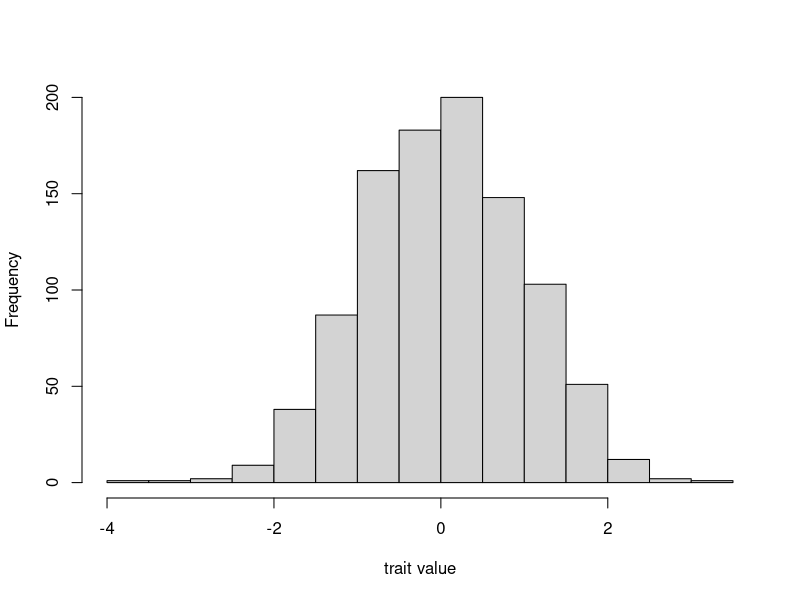
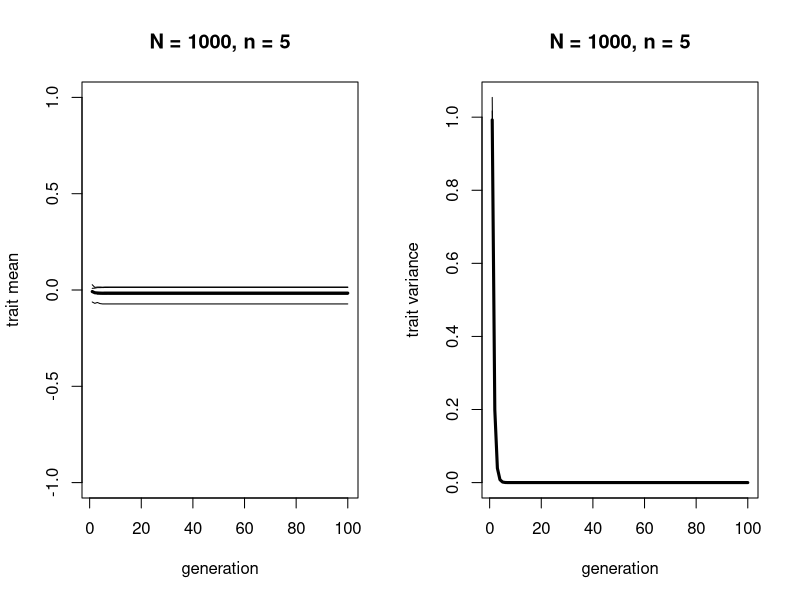
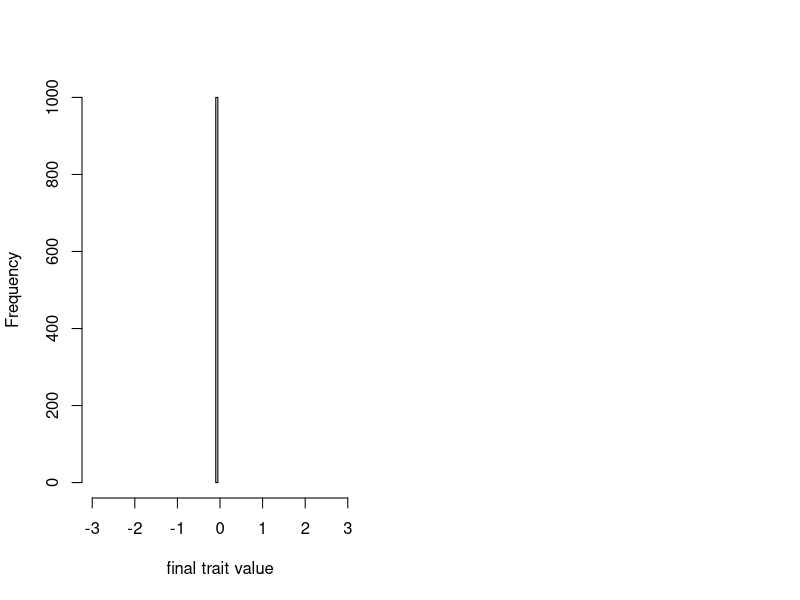
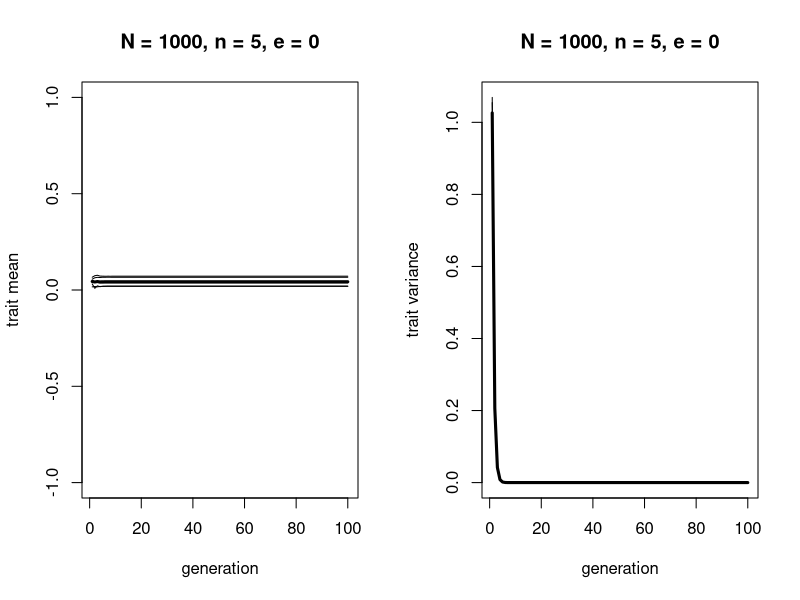
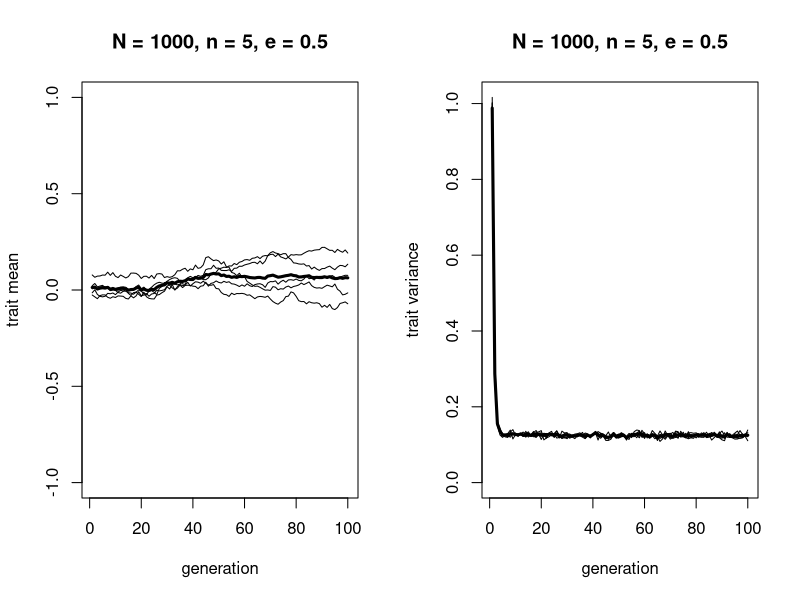
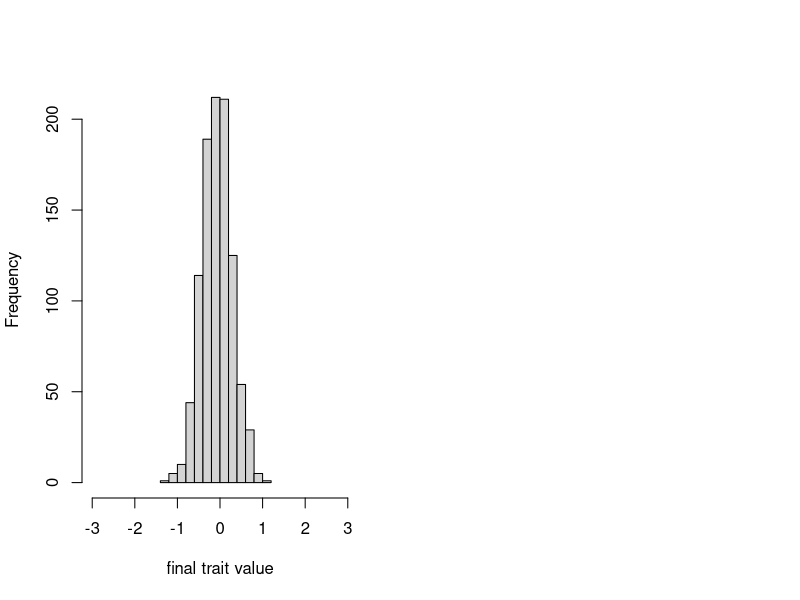

These figures' R source, in order:
## ---- chunk 1

N <- 1000
values <- rnorm(N)
hist(values, main = "", xlab = "trait value")

## ---- chunk 2

BlendingInheritance <- function (N, n, t_max, r_max) {
  
  trait_mean <- as.data.frame(matrix(NA, t_max, r_max))  # create a matrix for trait means with t_max rows and r_max columns, filled with NAs, then convert to data.frame
  names(trait_mean) <- paste("run", 1:r_max, sep="")  # purely cosmetic: rename the columns with run1, run2 etc.
  
  trait_var <- as.data.frame(matrix(NA, t_max, r_max))  # same for holding trait variance
  names(trait_var) <- paste("run", 1:r_max, sep="")  # purely cosmetic: rename the columns with run1, run2 etc.
  
  for (r in 1:r_max) {
    
    agent <- rnorm(N)  # create first generation, N random numbers from a standard normal distribution
    
    trait_mean[1,r] <- mean(agent)  # add first generation's p to first row of column r
    trait_var[1,r] <- var(agent)  # add first generation's p to first row of column r
    
    for (t in 2:t_max) {
      
      # create matrix with N rows and n columns, fill with traits from randomly chosen members of previous_agent
      m <- matrix(sample(agent, N*n, replace = TRUE), N, n)
      
      # take rowMeans, i.e. mean of n demonstrators, to do blending inheritance
      agent <- rowMeans(m)
      
      trait_mean[t,r] <- mean(agent)  # get mean trait value and put it into output slot for this generation t and run r
      trait_var[t,r] <- var(agent)  # get trait variance and put it into output slot for this generation t and run r
      
    }
    
  }
  
  # create two plots, one for means one for variances
  par(mfrow=c(1,2)) # 1 row, 2 columns
  
  # plot a thick line for the mean mean of all runs
  plot(rowMeans(trait_mean), type = 'l', ylab = "trait mean", xlab = "generation", ylim = c(min(trait_mean,-1), max(trait_mean,1)), lwd = 3, main = paste("N = ", N, ", n = ", n, sep = ""))
  
  for (r in 1:r_max) {  
    lines(trait_mean[,r], type = 'l')  # add lines for each run, up to r_max
  }
  
  # plot a thick line for the mean variance across all runs
  plot(rowMeans(trait_var), type = 'l', ylab = "trait variance", xlab = "generation", ylim = c(0, max(trait_var)), lwd = 3, main = paste("N = ", N, ", n = ", n, sep = ""))
  
  for (r in 1:r_max) {  
    lines(trait_var[,r], type = 'l')  # add lines for each run, up to r_max
  }
  
  list(final_agent = agent, mean = trait_mean, variance = trait_var)  # export data from function
}

## ---- chunk 3

output <- BlendingInheritance(N = 1000, n = 5, t_max = 100, r_max = 5)

## ---- chunk 4

head(output$final_agent)
tail(output$final_agent)

## ---- chunk 5

hist(output$final_agent, xlim = c(-3,3), main = "", xlab = "final trait value")

## ---- chunk 6

BlendingInheritance <- function (N, n, e, t_max, r_max) {
  
  trait_mean <- as.data.frame(matrix(NA, t_max, r_max))  # create a matrix for trait means with t_max rows and r_max columns, filled with NAs, then convert to data.frame
  names(trait_mean) <- paste("run", 1:r_max, sep="")  # purely cosmetic: rename the columns with run1, run2 etc.
  
  trait_var <- as.data.frame(matrix(NA, t_max, r_max))  # same for holding trait variance
  names(trait_var) <- paste("run", 1:r_max, sep="")  # purely cosmetic: rename the columns with run1, run2 etc.
  
  for (r in 1:r_max) {
    
    agent <- rnorm(N)  # create first generation, N random numbers from a standard normal distribution
    
    trait_mean[1,r] <- mean(agent)  # add first generation's p to first row of column r
    trait_var[1,r] <- var(agent)  # add first generation's p to first row of column r
    
    for (t in 2:t_max) {
      
      # create matrix with N rows and n columns, fill with traits from randomly chosen members of previous_agent
      m <- matrix(sample(agent, N*n, replace = TRUE), N, n)
      
      # add random error to each demonstrator value, with variance e
      m <- matrix(rnorm(N*n, mean = m, sd = sqrt(e)), N, n)
      
      # take rowMeans, i.e. mean of n demonstrators, to do blending inheritance
      agent <- rowMeans(m)
      
      trait_mean[t,r] <- mean(agent)  # get mean trait value and put it into output slot for this generation t and run r
      trait_var[t,r] <- var(agent)  # get trait variance and put it into output slot for this generation t and run r
      
    }
    
  }
  
  # create two plots, one for means one for variances
  par(mfrow=c(1,2)) # 1 row, 2 columns
  
  # plot a thick line for the mean mean of all runs
  plot(rowMeans(trait_mean), type = 'l', ylab = "trait mean", xlab = "generation", ylim = c(min(trait_mean,-1), max(trait_mean,1)), lwd = 3, main = paste("N = ", N, ", n = ", n, ", e = ", e, sep = ""))
  
  for (r in 1:r_max) {  
    lines(trait_mean[,r], type = 'l')  # add lines for each run, up to r_max
  }
  
  # plot a thick line for the mean variance across all runs
  plot(rowMeans(trait_var), type = 'l', ylab = "trait variance", xlab = "generation", ylim = c(0, max(trait_var)), lwd = 3, main = paste("N = ", N, ", n = ", n, ", e = ", e, sep = ""))
  
  for (r in 1:r_max) {  
    lines(trait_var[,r], type = 'l')  # add lines for each run, up to r_max
  }
  
  list(final_agent = agent, mean = trait_mean, variance = trait_var)  # export data from function
}

## ---- chunk 7

output <- BlendingInheritance(N = 1000, n = 5, e = 0, t_max = 100, r_max = 5)

## ---- chunk 8

output <- BlendingInheritance(N = 1000, n = 5, e = 0.5, t_max = 100, r_max = 5)

## ---- chunk 9

colMeans(output$variance[50:100,])

## ---- chunk 10

hist(output$final_agent, xlim = c(-3,3), main = "", xlab = "final trait value")

